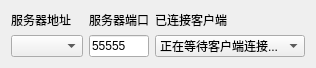
<?xml version="1.0" encoding="UTF-8"?>
<ui version="4.0">
 <class>TcpServerSAKIODeviceControler</class>
 <widget class="QWidget" name="TcpServerSAKIODeviceControler">
  <property name="geometry">
   <rect>
    <x>0</x>
    <y>0</y>
    <width>309</width>
    <height>56</height>
   </rect>
  </property>
  <property name="windowTitle">
   <string>Form</string>
  </property>
  <layout class="QGridLayout" name="gridLayout">
   <item row="0" column="0">
    <widget class="QLabel" name="label">
     <property name="text">
      <string>服务器地址</string>
     </property>
    </widget>
   </item>
   <item row="1" column="0">
    <widget class="QComboBox" name="comboBoxServerHostAddress"/>
   </item>
   <item row="0" column="1">
    <widget class="QLabel" name="label_2">
     <property name="text">
      <string>服务器端口</string>
     </property>
    </widget>
   </item>
   <item row="1" column="1">
    <widget class="QLineEdit" name="lineEditServerPort">
     <property name="sizePolicy">
      <sizepolicy hsizetype="Preferred" vsizetype="Fixed">
       <horstretch>0</horstretch>
       <verstretch>0</verstretch>
      </sizepolicy>
     </property>
     <property name="text">
      <string>55555</string>
     </property>
    </widget>
   </item>
   <item row="0" column="2">
    <widget class="QLabel" name="label_4">
     <property name="text">
      <string>已连接客户端</string>
     </property>
    </widget>
   </item>
   <item row="1" column="2">
    <widget class="QComboBox" name="comboBoxClients">
     <property name="minimumSize">
      <size>
       <width>150</width>
       <height>0</height>
      </size>
     </property>
     <item>
      <property name="text">
       <string>正在等待客户端连接...</string>
      </property>
     </item>
    </widget>
   </item>
  </layout>
 </widget>
 <resources/>
 <connections/>
</ui>
